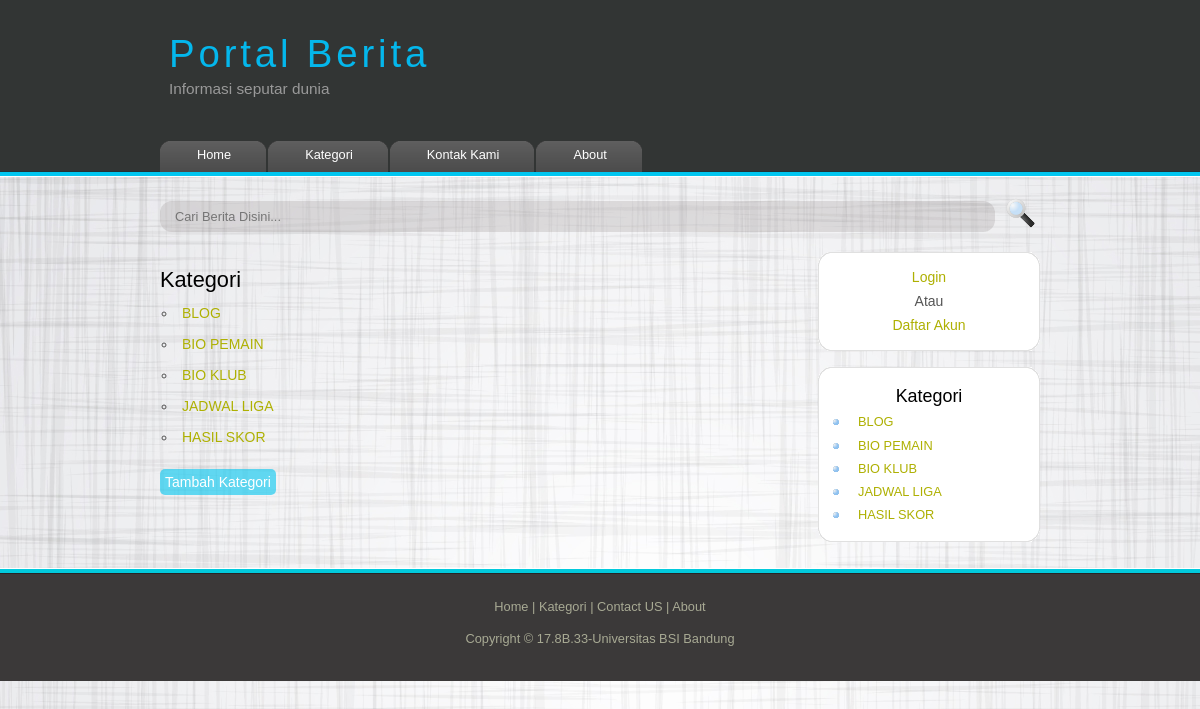
The app's page /category.php with its own data.
### tables this page shows
CREATE TABLE `kategori` (
  `no` int(11) NOT NULL,
  `nama_kategori` varchar(30) NOT NULL
);

### function/kategori.php (called while the page is built, shortened)
<?php
function tampilkan_kategori(){
  $query = "SELECT * from kategori";
  return result($query);
}
?>

### function/blog.php (called while the page is built, shortened)
<?php
function result($query){
  global $link;
  if($result = mysqli_query($link,$query) or die ('gagal tampil data')){
    return $result;
  }
}
?>

### category.php (the view, shortened to what this page needs)
<?php
$tampil_kategori = tampilkan_kategori();
require "template/header.php";
require "template/sidebar.php";
?>
<h1>Kategori</h1>
<ul>
  <?php while($row = mysqli_fetch_assoc($tampil_kategori)):?>
    <li style="font-size:14px;"><a href="view.php?cat=<?= $row['nama_kategori']; ?>"><?= $row['nama_kategori']; ?></a>
      <?php if($login == true): ?>
        <?php if($super_user == true): ?><a id="hapus_kategori" href="delete_cat.php?id=<?= $row['no'];?>">hapus</a><?php endif; ?>
          <a id="edit_kategori" href="edit_cat.php?id=<?= $row['no'];?>">edit</a>
      <?php endif; ?></li>
  <?php endwhile; ?>
</ul>
<a href="add_category.php" id="tambah_kategori">Tambah Kategori</a>
</div>
<?php
require "template/footer.php";
?>

### template/sidebar.php
 <div id="site_content">
   <form method="get" action="search.php" id="search_form">
     <input class="search" type="text" name="cari" value="" placeholder="Cari Berita Disini..."/>
     <input name="search" type="image" style="border: 0; margin: 0 0 -9px 5px;" src="template/style/search.png" alt="Search" title="Search" />
</form>
   <div id="sidebar_container">
     <div class="sidebar">
       <div class="sidebar_top"></div>
       <div class="sidebar_item">
         <?php if($login == true): ?>
           <p id="login">
             selamat datang <?= $_SESSION['user']; ?><br>
             <a href="logout.php">Logout</a>
           </p>
         <?php else: ?>
           <p id="login">
             <a href="login.php">Login</a><br>
             atau <br>
             <a href="register.php">Daftar Akun</a>
           </p>
         <?php endif; ?>
       </div>
       <div class="sidebar_base"></div>
     </div>
     <div class="sidebar">
       <div class="sidebar_top"></div>
       <div class="sidebar_item">
         <h3>Kategori</h3>
         <ul>
           <?php while($row = mysqli_fetch_assoc($kategori)):?>
             <li><a href="view.php?cat=<?= $row['nama_kategori']; ?>"><?= $row['nama_kategori']; ?></a></li>
           <?php endwhile; ?>
         </ul>
       </div>
       <div class="sidebar_base"></div>
     </div>
   </div>

### template/style/style.css (style rules this page uses)
html { height: 100%; }
* { margin: 0; padding: 0; }
body { font: normal .80em 'trebuchet ms', arial, sans-serif; background: url('p.png'); color: #555; }
p { padding: 0 0 15px 0; line-height: 1.7em; }
h1, h2, h3, h4, h5, h6 { color: #362C20; letter-spacing: 0em; padding: 0 0 5px 0; }
h1, h2, h3 { font: normal 170% 'century gothic', arial; margin: 0 0 5px 0; padding: 15px 0 5px 0; color: #000; }
h3 { font-size: 140%; padding: 5px 0 0 0; }
a, a:hover { outline: none; text-decoration: none; color: #AEB002; }
ul { margin: 2px 0 22px 17px; }
ul li { list-style-type: circle; margin: 0 0 6px 0; padding: 0 0 4px 5px; line-height: 1.5em; }
#main, #logo, #menubar, #site_content, #footer { margin-left: auto; margin-right: auto; }
#site_content { width: 880px; overflow: hidden; margin: 20px auto 0 auto; padding: 0 0 10px 0; }
#sidebar_container { float: right; width: 224px; }
.sidebar_top { width: 222px; height: 14px; background: transparent url(side_top.png) no-repeat; }
.sidebar_base { width: 222px; height: 14px; background: url(side_base.png) no-repeat; }
.sidebar { float: right; width: 222px; padding: 0; margin: 0 0 16px 0; }
.sidebar_item { background: url(side_back.png) repeat-y; padding: 0 15px; width: 192px; }
.sidebar h3 { text-align: center; }
.sidebar li a { list-style: none; }
.sidebar ul { margin: 0; }
#login { text-align: center; padding: 0 0 0 0; font-size: 14px; text-transform: capitalize; }
#content ul li, .sidebar ul li { list-style-type: none; background: url(bullet.png) no-repeat; margin: 0 0 0 0; padding: 0 0 4px 25px; line-height: 1.5em; }
form { margin-bottom: 20px; }
.search { width:805px; padding:8px 15px; background:rgba(125, 117, 117, 0.2); border:0px solid #dbdbdb; border-radius: 12px; font: 100% arial, sans-serif; }
#tambah_kategori { background-color: rgba(0, 198, 240,0.6); color: white; text-align: center; font-size: 14px; width: 120px; padding: 5px 5px; text-decoration: none; border-radius: 5px; }

### records on screen
kategori: nama_kategori "BLOG"
kategori: nama_kategori "BIO PEMAIN"
kategori: nama_kategori "BIO KLUB"
kategori: nama_kategori "JADWAL LIGA"
kategori: nama_kategori "HASIL SKOR"
